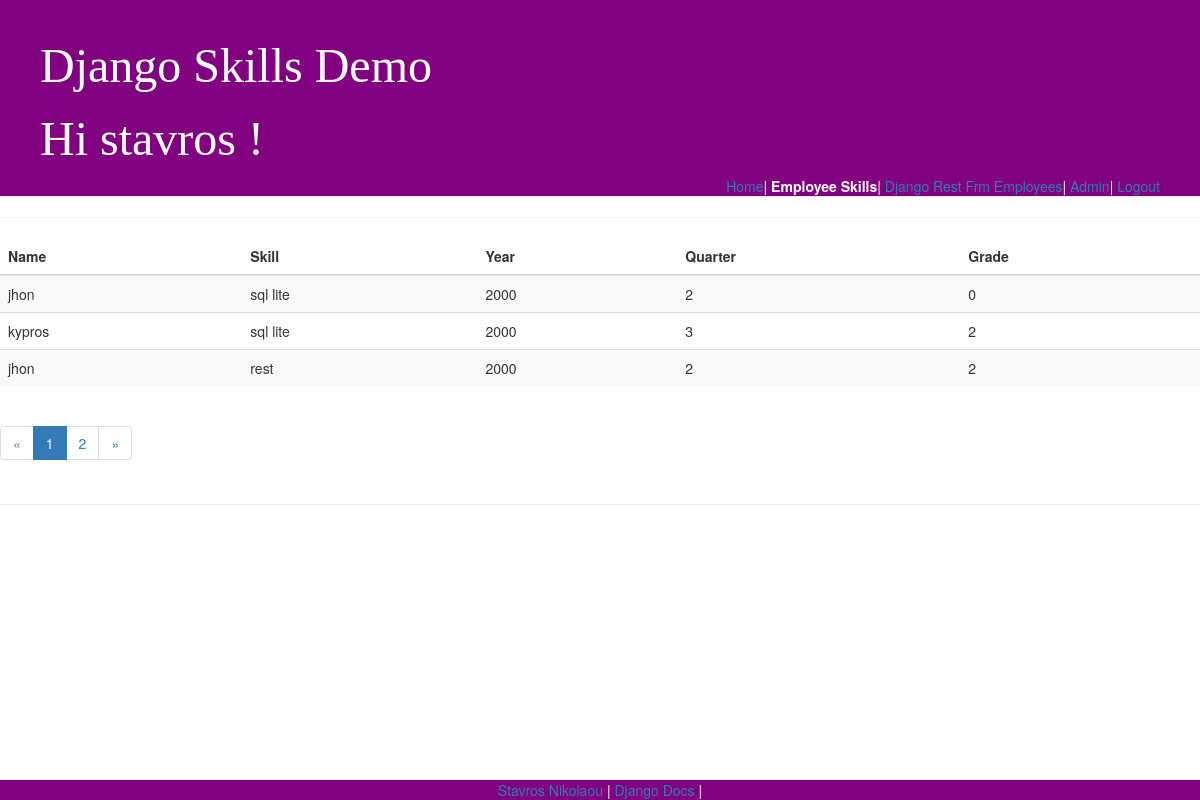
Page /skills/emp_skills_list/ (signed in) on the committed database.
### skills/models.py (models this page shows, shortened)
class EmpSkills(models.Model):
    id = models.AutoField(primary_key=True)
    year = models.IntegerField(blank=True, null=True)
    quarter = models.IntegerField(blank=True, null=True)
    employee = models.ForeignKey('Employee', models.DO_NOTHING, blank=True, null=True)
    skill = models.ForeignKey('Skill', models.DO_NOTHING, blank=True, null=True)
    grade = models.IntegerField()
    class Meta:
        managed = False
        db_table = 'emp_skills'
        unique_together = (('year', 'quarter', 'employee', 'skill'),)

class Employee(models.Model):
    id = models.AutoField(primary_key=True)
    name = models.CharField(max_length=10)
    get_data=URLField()
    department = models.ForeignKey(Department, models.DO_NOTHING, blank=True, null=True)
    def get_data(self):
         bar_chart=pygal.Bar()
         bar_chart.title = 'Employee grades  (in %)'
         data = {}
         for empSkill in Employee.empSkills(self):
             data[str(empSkill.year) + " Q"+ str(empSkill.quarter) ] = empSkill.grade
         for key, value in data.items():
            bar_chart.add(key, value)
         return mark_safe('<img src="%s" width="750" height="550" />' % (bar_chart.render_data_uri()))
    class Meta:
        managed = False
        db_table = 'employee'

class Skill(models.Model):
    id = models.AutoField(primary_key=True)
    name = models.CharField(max_length=10)
    class Meta:
        managed = False
        db_table = 'skill'

### skills/views.py (the view)
# urls.py: path('skills/emp_skills_list/',views.emp_skills,name='emp_skills'),
@login_required
def emp_skills(request):
    emp_skills_list = EmpSkills.objects.all()
    paginator = Paginator(emp_skills_list, 3) # Show 25 contacts per page
    page = request.GET.get('page')
    emp_skills_list = paginator.get_page(page)
    return render(request, 'skills/emp_skills_list.html', {'list': emp_skills_list})

### skills/templates/skills/emp_skills_list.html (shortened to what this page needs)
{% extends 'base.html' %}
{% block nav-empSkills %}<strong class="nav-active">Employee Skills</strong>{% endblock %}
{% block content %}
<table class="table table-striped">
  <thead>
    <tr>
      <th>Name</th>
      <th>Skill</th>
      <th>Year</th>
      <th>Quarter</th>
      <th>Grade</th>
    </tr>
  </thead>
  <tbody>
    {% for emp in list %}
      <tr>
        <td>{{ emp.employee.name }}</td>
        <td>{{ emp.skill.name }}</td>
        <td>{{ emp.year}}</td>
        <td>{{ emp.quarter}}</td>
        <td>{{ emp.grade}}</td>
      </tr>
    {% endfor %}
  </tbody>
</table>
{% if list.has_other_pages %}
  <ul class="pagination">
    {% if list.has_previous %}
      <li><a href="?page={{ list.previous_page_number }}">&laquo;</a></li>
    {% else %}
      <li class="disabled"><span>&laquo;</span></li>
    {% endif %}
    {% for i in list.paginator.page_range %}
      {% if list.number == i %}
        <li class="active"><span>{{ i }} <span class="sr-only">(current)</span></span></li>
      {% else %}
        <li><a href="?page={{ i }}">{{ i }}</a></li>
      {% endif %}
    {% endfor %}
    {% if list.has_next %}
      <li><a href="?page={{ list.next_page_number }}">&raquo;</a></li>
    {% else %}
      <li class="disabled"><span>&raquo;</span></li>
    {% endif %}
  </ul>
{% endif %}
{% endblock %}

### skills/templates/base.html (shortened to what this page needs)
<!DOCTYPE html>
<html>
<head>
   {% load staticfiles %}
        <link rel="stylesheet" href="//maxcdn.bootstrapcdn.com/bootstrap/3.2.0/css/bootstrap.min.css">
        <link rel="stylesheet" href="//maxcdn.bootstrapcdn.com/bootstrap/3.2.0/css/bootstrap-theme.min.css">
        <link rel="stylesheet" href="{% static 'css/skills.css' %}">
</head>
<body>
  <header class="page-header">
    <h1>Django Skills Demo </h1>
    {% if user.is_authenticated %}
    <h1>  Hi {{ user.username }} !</h1>
      {% block nav %}
        <ul id="nav" class="top-menu" >
            {% block nav-home %}<a href="{% url 'home' %}">Home</a>{% endblock %}|
            {% block nav-empSkills %}<a href="{% url 'emp_skills' %}">Empp Skills</a>{% endblock %}|
            {% block nav-rest_emp %}<a href="{% url 'rest_emp' %}">Django Rest Frm Employees</a>{% endblock %}|
            {% block nav-admin %}<a href="/admin">Admin</a>{% endblock %}|
            {% block nav-logout %}<a href="{% url 'logout' %}">Logout</a>{% endblock %}
        </ul>
      {% endblock %}
    {% else %}
      <h1>User:stavros  Password:strovolos1234 </h1>
    {% endif %}
  </header>
  <hr>
  <main>
    {% block content %}
    {% endblock %}
  </main>
  <hr>
  <footer class="footer">
    <a href="https://github.com/stavros82/skills">Stavros Nikolaou</a> |
    <a href="https://docs.djangoproject.com/en/2.0/">Django Docs</a> |
  </footer>
</body>
</html>

### skills/static/css/skills.css (style rules this page uses)
body { padding-left: o; }
.page-header { left: 0; width: 100%; background-color: purple; margin-top: 0; padding: 20px 20px 20px 40px; }
.page-header h1, .page-header h1 a, .page-header h1 a:visited, .page-header h1 a:active { color: #ffffff; font-size: 36pt; text-decoration: none; }
h1, h2, h3, h4 { font-family: cursive; }
.top-menu, .top-menu:hover, .top-menu:visited { color: #ffffff; float: right; font-size: 8; margin-right: 20px; }
.footer { position: fixed; left: 0; bottom: 0; width: 100%; background-color: purple; color: white; text-align: center; }

### rows in the picture
EmpSkills: employee.name "jhon", skill.name "sql lite", year "2000", quarter "2", grade "0"
EmpSkills: employee.name "kypros", skill.name "sql lite", year "2000", quarter "3", grade "2"
EmpSkills: employee.name "jhon", skill.name "rest", year "2000", quarter "2", grade "2"

### other values in the picture
{{ user.username }} "stavros"
{{ i }} "1"
{{ i }} "2"
